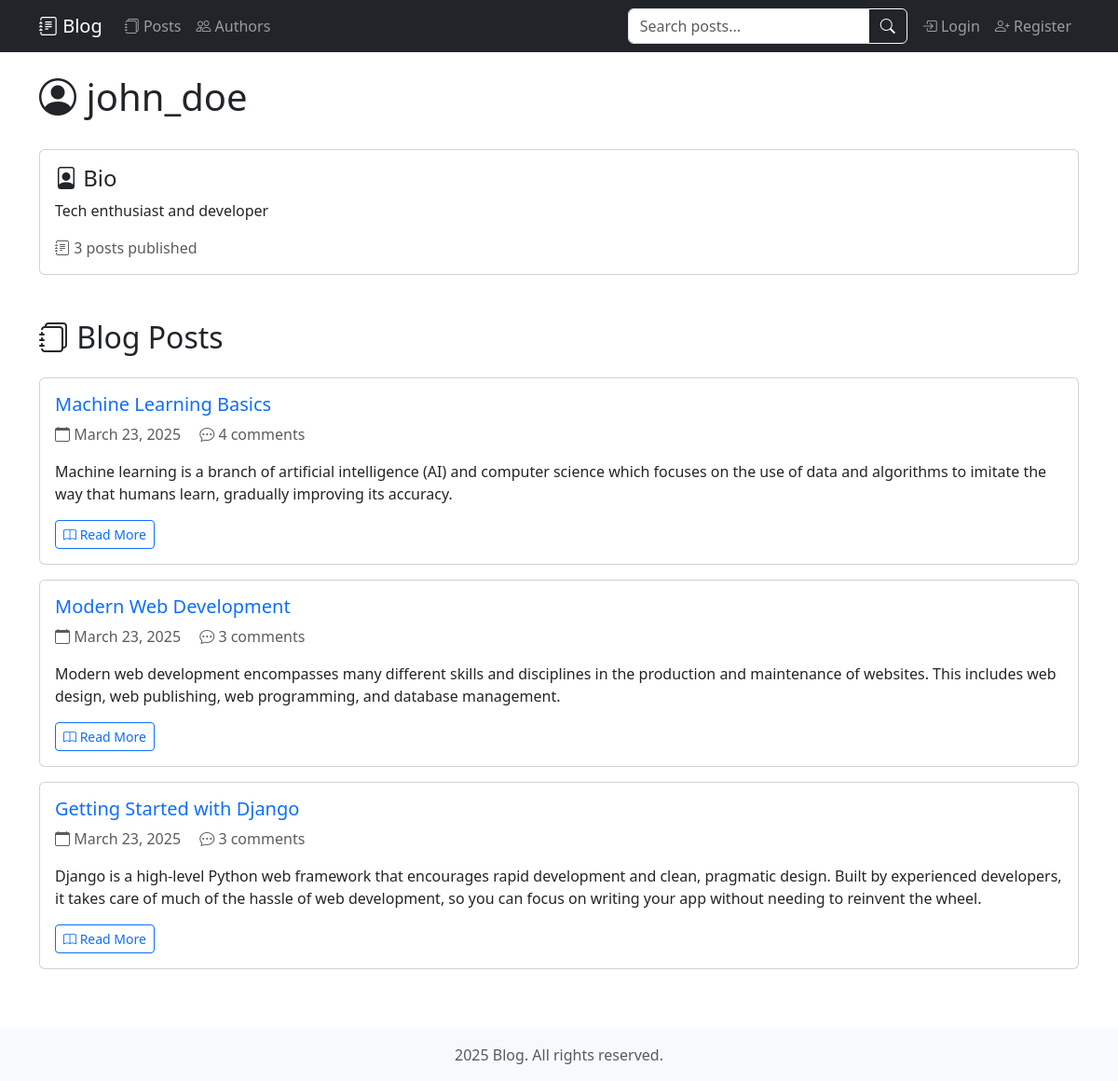
The page /blog/blogger/4/ on the database its author committed.
### blog/models.py (models this page shows, shortened)
class BlogAuthor(models.Model):
    user = models.OneToOneField(User, on_delete=models.CASCADE)
    bio = models.TextField(max_length=1000, help_text="Enter your bio details here.")

class BlogPost(models.Model):
    title = models.CharField(max_length=200)
    author = models.ForeignKey(BlogAuthor, on_delete=models.CASCADE)
    content = models.TextField(help_text="Write your blog post here.")
    post_date = models.DateTimeField(default=timezone.now)
    tags = models.ManyToManyField(Tag, blank=True, related_name='posts')
    class Meta:
        ordering = ['-post_date']

### blog/views.py (the view)
# urls.py: path('blogger/<int:pk>/', views.BloggerDetailView.as_view(), name='blogger-detail'),
class BloggerDetailView(DetailView):
    model = BlogAuthor
    template_name = 'blog/blogauthor_detail.html'

### blog/templates/blog/blogauthor_detail.html (shortened to what this page needs)
{% extends "base.html" %}
{% block content %}
<div class="author-profile mb-5">
    <div class="d-flex align-items-center mb-4">
        <h1><i class="bi bi-person-circle"></i> {{ blogauthor.user.username }}</h1>
    </div>
    <div class="card mb-4">
        <div class="card-body">
            <h2 class="card-title h4"><i class="bi bi-file-person"></i> Bio</h2>
            <div class="bio-content">
                {{ blogauthor.bio|linebreaks }}
            </div>
            <p class="text-muted mt-3 mb-0">
                <i class="bi bi-journal-text"></i> {{ blogauthor.blogpost_set.count }} posts published
            </p>
        </div>
    </div>
</div>
<div class="author-posts">
    <h2 class="mb-4"><i class="bi bi-journals"></i> Blog Posts</h2>
    {% if blogauthor.blogpost_set.all %}
    <div class="row">
        {% for post in blogauthor.blogpost_set.all %}
        <div class="col-md-12 mb-3">
            <div class="card">
                <div class="card-body">
                    <h3 class="h5">
                        <a href="{% url 'post-detail' post.pk %}" class="text-decoration-none">{{ post.title }}</a>
                    </h3>
                    <p class="text-muted">
                        <i class="bi bi-calendar"></i> {{ post.post_date|date }}
                        <span class="ms-3">
                            <i class="bi bi-chat-dots"></i> {{ post.comment_set.count }} comments
                        </span>
                    </p>
                    <p class="card-text">{{ post.content|truncatewords:50 }}</p>
                    <a href="{% url 'post-detail' post.pk %}" class="btn btn-outline-primary btn-sm">
                        <i class="bi bi-book"></i> Read More
                    </a>
                </div>
            </div>
        </div>
        {% endfor %}
    </div>
    {% else %}
    <div class="alert alert-info">
        <i class="bi bi-info-circle"></i> This blogger has not posted any blogs yet.
    </div>
    {% endif %}
</div>
{% endblock %}

### rows shown on the page
BlogAuthor: user.username "john_doe", bio "Tech enthusiast and developer", blogpost_set.count "3"
BlogPost: title "Machine Learning Basics", post_date "March 23, 2025", comment_set.count "4", content "Machine learning is a branch of artificial intelligence (AI) and computer science which focuses on the use of data and algorithms to imitate the way that humans learn, gradually improving its accuracy."
BlogPost: title "Modern Web Development", post_date "March 23, 2025", comment_set.count "3", content "Modern web development encompasses many different skills and disciplines in the production and maintenance of websites. This includes web design, web publishing, web programming, and database management."
BlogPost: title "Getting Started with Django", post_date "March 23, 2025", comment_set.count "3", content "Django is a high-level Python web framework that encourages rapid development and clean, pragmatic design. Built by experienced developers, it takes care of much of the hassle of web development, so you can focus on writing your app without needing to reinvent the wheel."
